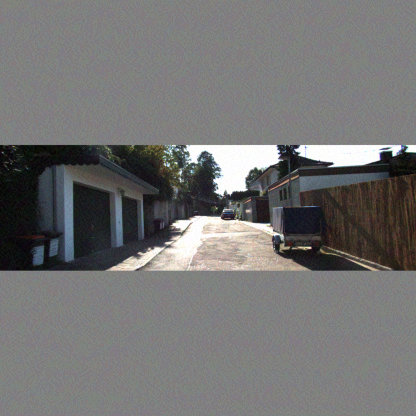
#> input picture datasets/attacked_image/2_img_att_pgd.png, 416 x 416 px
$ python save_to_denoise_image.py
#> lines starting #> are read from the running program, lines starting #| are printed output that depends on the picture
import datetime
import os.path
from functools import cmp_to_key

import cv2 as cv
import numpy


def count_extract_area(top_left_x, top_left_y, bottom_right_x, bottom_right_y, max_x, max_y):
    # max_x x坐标的最大值
    # max_y y坐标的最大值
    top_left_x, top_left_y = int(top_left_x), int(top_left_y)
    bottom_right_x, bottom_right_y = int(bottom_right_x), int(bottom_right_y)
    center_x, center_y = (top_left_x + bottom_right_x) // 2, (top_left_y + bottom_right_y) // 2
    longest_edge = max(abs(bottom_right_y - top_left_y), abs(bottom_right_x - top_left_x), 0)

    final_size = None
    if longest_edge == 0:
        raise Exception("longest_edge = 0")
    elif longest_edge <= 32:
        final_size = 32
    elif longest_edge <= 64:
        final_size = 64
    elif longest_edge <= 256:
        final_size = 256
    else:
        print(top_left_x, top_left_y, bottom_right_x, bottom_right_y)
        print("longest_edge > 256 can not be resized, it need manually adjust")
        return top_left_x, top_left_y, bottom_right_x, bottom_right_y

    final_top_left_x, final_bottom_right_x = center_x - final_size // 2, center_x + final_size // 2 - 1
    final_top_left_y, final_bottom_right_y = center_y - final_size // 2, center_y + final_size // 2 - 1
    if final_bottom_right_x > max_x:
        final_top_left_x -= (final_bottom_right_x - max_x)
        final_bottom_right_x = max_x

    if final_bottom_right_y > max_y:
        final_top_left_y -= (final_bottom_right_y - max_y)
        final_bottom_right_y = max_y

    if final_top_left_x < 0:
        final_bottom_right_x -= final_top_left_x
        final_top_left_x = 0

    if final_top_left_y < 0:
        final_bottom_right_y -= final_top_left_y
        final_top_left_y = 0

    return final_top_left_x, final_top_left_y, final_bottom_right_x, final_bottom_right_y


def merge_image_area(to_merge_area_list, max_x, max_y):
    def compare(a, b):
        if a[0] > b[0]:
            return 1
        if a[0] == b[0] and a[3] > b[3]:
            return 1
        if a[0] == b[0] and a[3] == b[3]:
            return 0
        return -1

    to_merge_area_list = sorted(to_merge_area_list, key=cmp_to_key(compare))

    next_index = 0
    while next_index < len(to_merge_area_list):
        top_left_x, top_left_y, bottom_right_x, bottom_right_y = to_merge_area_list.pop(next_index)

        i = next_index
        k = next_index - 1  # 指向比当前框要前的第一个框
        while i < len(to_merge_area_list):
            another_top_left_x, another_top_left_y, another_bottom_right_x, another_bottom_right_y = to_merge_area_list[
                i]
            if top_left_x <= another_top_left_x <= bottom_right_x:
                if (top_left_y <= another_top_left_y <= bottom_right_y) or \
                        (top_left_y <= another_bottom_right_y <= bottom_right_y) or \
                        (another_top_left_y <= top_left_y and another_bottom_right_y >= bottom_right_y) or \
                        (another_top_left_y >= top_left_y and another_bottom_right_y <= bottom_right_y):
                    # 可以进行合并
                    small_x, small_y = min(top_left_x, another_top_left_x), min(top_left_y, another_top_left_y)
                    big_x, big_y = max(bottom_right_x, another_bottom_right_x), max(bottom_right_y,
                                                                                    another_bottom_right_y)
                    to_merge_area_list.pop(i)
                    if i < next_index:
                        next_index -= 1

                    top_left_x, top_left_y, bottom_right_x, bottom_right_y = count_extract_area(small_x, small_y, big_x,
                                                                                                big_y, max_x, max_y)
                    if k < len(to_merge_area_list):
                        while k >= 0:
                            check_top_left_x, check_top_left_y, check_bottom_right_x, check_bottom_right_y = \
                                to_merge_area_list[k]
                            if (check_top_left_x < top_left_x) or (
                                    check_top_left_x == top_left_x and check_bottom_right_x <= bottom_right_x):
                                break
                            k -= 1
                    i = k + 1
                else:
                    i = i + 1
            else:
                # 后续元素不可能被合并
                break
        to_merge_area_list.insert(min(k+1, len(to_merge_area_list)), [top_left_x, top_left_y, bottom_right_x, bottom_right_y])
        next_index = next_index + 1

    print(to_merge_area_list)
    return to_merge_area_list


def extract_image_area(image, top_left_x, top_left_y, bottom_right_x, bottom_right_y):
    image_area = image[top_left_y: bottom_right_y + 1, top_left_x: bottom_right_x + 1]
    return image_area


def stamp_image_area(image_area, image, top_left_x, top_left_y, bottom_right_x, bottom_right_y):
    image[top_left_y: bottom_right_y + 1, top_left_x: bottom_right_x + 1] = image_area
    return image


def get_to_denoise_image(image, detect_results, save_path):
    if not os.path.exists(save_path):
        os.mkdir(save_path)
    # with image_area_log_file = open(save_path + 'image_area_log.txt', 'w')
    to_merge_area_list = []
    for i, (top_left_x, top_left_y, bottom_right_x, bottom_right_y, _, _, _) in enumerate(detect_results):
        final_top_left_x, final_top_left_y, final_bottom_right_x, final_bottom_right_y = \
            count_extract_area(top_left_x, top_left_y, bottom_right_x, bottom_right_y, image.shape[1], image.shape[0])
        to_merge_area_list.append([final_top_left_x, final_top_left_y, final_bottom_right_x, final_bottom_right_y])
    print('final result:')
    merged_area_list = merge_image_area(to_merge_area_list, image.shape[1], image.shape[0])
    for i, (top_left_x, top_left_y, bottom_right_x, bottom_right_y,) in enumerate(merged_area_list):
        final_top_left_x, final_top_left_y, final_bottom_right_x, final_bottom_right_y = \
            count_extract_area(top_left_x, top_left_y, bottom_right_x, bottom_right_y, image.shape[1], image.shape[0])
        print(final_top_left_x, final_top_left_y, final_bottom_right_x, final_bottom_right_y)
        image_area = extract_image_area(image, final_top_left_x, final_top_left_y, final_bottom_right_x,
                                        final_bottom_right_y)
        cv.imwrite(save_path + str(i) + ".png", image_area)


def simple_merge_by_box_center(box_list):
    origin_length = 0
    while origin_length != len(box_list):
        origin_length = len(box_list)
        center_list = []
        for top_left_x, top_left_y, bottom_right_x, bottom_right_y in box_list:
            center_list.append(((top_left_x + bottom_right_x) // 2, (top_left_y + bottom_right_y) // 2))
        distance_matrix = numpy.zeros((origin_length, origin_length))
        for i in range(origin_length):
            for j in range(origin_length):
                if i < j:
                    center_a = center_list[i]
                    center_b = center_list[j]
                    distance_matrix[i][j] = abs((center_b[0] - center_a[0])) + abs((center_b[1] - center_a[1]))
                elif i == j:
                    pass
                else:
                    distance_matrix[i][j] = distance_matrix[j][i]

        new_box_list = []
        has_been_merged_set = set()
        for i in range(origin_length):
            i_to_merge_list = []
            small_x, small_y, big_x, big_y = box_list[i]
            if i in has_been_merged_set:
                # 已经被其他中心合并
                continue
            for j in range(origin_length):
                if i < j and j not in has_been_merged_set and distance_matrix[i][j] <= 5:
                    i_to_merge_list.append(j)
                    has_been_merged_set.add(j)
            if len(i_to_merge_list) != 0:
                has_been_merged_set.add(i)
                for to_merge in i_to_merge_list:
                    top_left_x, top_left_y, bottom_right_x, bottom_right_y = box_list[to_merge]
                    if top_left_x < small_x:
                        small_x = top_left_x
                    if top_left_y < small_y:
                        small_y = top_left_y
                    if bottom_right_x > big_x:
                        big_x = bottom_right_x
                    if bottom_right_y > big_y:
                        big_y = bottom_right_y
            new_box_list.append([small_x, small_y, big_x, big_y])
        box_list = new_box_list
    return box_list


if __name__ == '__main__':
    # test case 1
    # img = cv.imread('../datasets/attacked_image/2_img_att_fgsm.png')
    # detect_results = [[110.4054, 206.4721, 128.9373, 217.0720, 1.0000, 1.0000, 0.0000],
    #                   [198.4990, 203.3287, 206.6206, 209.6069, 1.0000, 1.0000, 0.0000],
    #                   [209.0470, 199.1367, 219.6318, 209.0477, 1.0000, 1.0000, 0.0000],
    #                   [124.9781, 203.6919, 137.3534, 212.5088, 0.9999, 0.9874, 1.0000],
    #                   [208.2764, 198.7971, 219.1568, 208.8763, 1.0000, 1.0000, 2.0000],
    #                   [123.0030, 204.0153, 136.4574, 211.8949, 0.8351, 0.9999, 7.0000]]

    # test case 2
    # img = cv.imread('../datasets/attacked_image/0_img_att_fgsm.png')
    # detect_results = [[196.7677, 211.8132, 234.0015, 227.2941, 1.0000, 1.0000, 0.0000],
    #                   [59.9453, 220.8628, 106.8329, 238.5493, 1.0000, 1.0000, 0.0000],
    #                   [1.1631, 217.9459, 30.9825, 247.1632, 1.0000, 1.0000, 0.0000],
    #                   [26.8245, 219.8532, 66.2187, 242.2104, 1.0000, 0.9955, 0.0000],
    #                   [241.7142, 209.6059, 260.1054, 222.5255, 1.0000, 1.0000, 0.0000],
    #                   [58.9597, 217.8770, 105.7518, 239.7415, 1.0000, 0.9990, 6.0000]]

    # test case 3
    # img = cv.imread('../datasets/attacked_image/19_img_att_fgsm.png')
    # detect_results = [[250.7827, 206.7079, 317.8695, 250.0758, 1.0000, 1.0000, 0.0000],
    #                   [184.3919, 206.2972, 193.4888, 213.0766, 1.0000, 1.0000, 0.0000],
    #                   [1.3225, 228.1617, 131.8484, 262.4686, 0.9571, 0.9981, 0.0000],
    #                   [-4.2483, 143.8718, 147.8828, 268.7448, 1.0000, 0.9923, 1.0000],
    #                   [213.7691, 201.9505, 229.2172, 217.0006, 1.0000, 1.0000, 1.0000],
    #                   [344.0506, 207.0439, 352.7533, 224.3783, 0.9998, 0.8272, 3.0000],
    #                   [343.0685, 207.4971, 354.4904, 226.1065, 0.9996, 0.8183, 7.0000]]

    # test case 4
    # img = cv.imread('../datasets/attacked_image/26_img_att_fgsm.png')
    # detect_results = [[1.8492e+02, 2.0398e+02, 1.9364e+02, 2.0874e+02, 1.0000e+00, 1.0000e+00, 0.0000e+00],
    #                   [2.1339e+02, 1.9762e+02, 2.4047e+02, 2.1570e+02, 1.0000e+00, 6.0951e-01, 1.0000e+00],
    #                   [2.1395e+02, 1.9673e+02, 2.4036e+02, 2.1489e+02, 9.9999e-01, 9.6155e-01, 2.0000e+00],
    #                   [2.1204e+02, 1.9699e+02, 2.4058e+02, 2.1615e+02, 1.0000e+00, 3.3577e-02, 5.0000e+00]]

    # test case 5
    # img = cv.imread('../datasets/attacked_image/0_img_att_pgd.png')
    # detect_results = [[8.6343e+00, 1.4309e+02, 6.9442e+01, 1.6617e+02, 1.0000e+00, 1.0000e+00, 0.0000e+00],
    #                   [4.0893e+01, 1.4439e+02, 1.0085e+02, 1.7029e+02, 1.0000e+00, 9.9999e-01, 0.0000e+00],
    #                   [3.1260e+02, 1.4675e+02, 3.5234e+02, 1.6257e+02, 1.0000e+00, 9.9999e-01, 0.0000e+00],
    #                   [3.1056e+00, 1.4731e+02, 8.5410e+01, 2.1434e+02, 1.0000e+00, 1.0000e+00, 0.0000e+00],
    #                   [3.3912e+02, 1.4410e+02, 3.7731e+02, 1.6266e+02, 9.9999e-01, 9.9801e-01, 0.0000e+00],
    #                   [2.5671e+02, 1.4608e+02, 2.6721e+02, 1.5754e+02, 9.9997e-01, 2.0012e-01, 0.0000e+00],
    #                   [1.5443e+02, 1.4505e+02, 2.0474e+02, 1.7075e+02, 9.9900e-01, 9.9999e-01, 0.0000e+00],
    #                   [1.9962e+02, 1.4287e+02, 2.2808e+02, 1.6024e+02, 9.9814e-01, 1.0000e+00, 0.0000e+00],
    #                   [2.4459e+02, 1.9497e+02, 2.7634e+02, 2.4964e+02, 1.0000e+00, 9.9998e-01, 3.0000e+00],
    #                   [3.3708e+02, 2.2872e+02, 3.5441e+02, 2.6483e+02, 1.0000e+00, 9.9424e-01, 3.0000e+00],
    #                   [2.8903e+02, 1.5303e+02, 3.1714e+02, 1.7998e+02, 9.9968e-01, 8.8030e-03, 3.0000e+00],
    #                   [3.3666e+02, 2.2806e+02, 3.5399e+02, 2.5998e+02, 1.0000e+00, 9.9991e-01, 5.0000e+00],
    #                   [2.8214e+02, 1.4907e+02, 3.0903e+02, 1.8676e+02, 9.9999e-01, 7.6812e-01, 5.0000e+00],
    #                   [3.7638e+02, 2.2371e+02, 3.9312e+02, 2.4671e+02, 9.9956e-01, 1.0618e-01, 5.0000e+00],
    #                   [2.0322e+02, 1.4324e+02, 2.2427e+02, 1.5904e+02, 9.9999e-01, 9.9202e-01, 7.0000e+00]]

    # test case 6
    # img = cv.imread('../datasets/attacked_image/1_img_att_pgd.png')
    # detect_results = [[7.3589e+01, 2.1077e+02, 9.2442e+01, 2.2077e+02, 1.0000e+00, 1.0000e+00, 0.0000e+00],
    #                   [3.9656e+02, 1.9372e+02, 4.1678e+02, 2.2086e+02, 1.0000e+00, 9.6900e-01, 0.0000e+00],
    #                   [1.3018e+02, 2.0593e+02, 1.4262e+02, 2.1379e+02, 1.0000e+00, 9.9999e-01, 0.0000e+00],
    #                   [2.5257e+02, 2.0371e+02, 2.8793e+02, 2.1272e+02, 1.0000e+00, 1.0000e+00, 0.0000e+00],
    #                   [1.5187e+02, 1.9529e+02, 1.7491e+02, 2.1391e+02, 9.9996e-01, 8.7658e-01, 0.0000e+00],
    #                   [2.0036e+02, 1.9667e+02, 2.1091e+02, 2.0845e+02, 1.0000e+00, 9.9992e-01, 2.0000e+00],
    #                   [1.5050e+02, 1.9487e+02, 1.7718e+02, 2.1273e+02, 9.9999e-01, 9.9840e-01, 2.0000e+00],
    #                   [2.2677e+02, 2.0114e+02, 2.3112e+02, 2.1093e+02, 1.0000e+00, 1.0000e+00, 5.0000e+00],
    #                   [3.3431e+02, 2.0764e+02, 3.5335e+02, 2.3195e+02, 1.0000e+00, 5.9654e-01, 5.0000e+00],
    #                   [1.5233e+02, 1.9598e+02, 1.7543e+02, 2.1315e+02, 1.0000e+00, 1.6890e-01, 6.0000e+00]]

    # test case 7
    img = cv.imread('../datasets/attacked_image/2_img_att_pgd.png')
#> img is the input picture: shape (416, 416, 3); mean B, G, R 114.5, 114.9, 115.4
    detect_results = [[2.2081e+02, 2.0881e+02, 2.3668e+02, 2.2035e+02, 1.0000e+00, 9.9994e-01, 0.0000e+00],
                      [7.3643e+01, 1.4452e+02, 1.0455e+02, 1.6574e+02, 1.0000e+00, 9.8026e-01, 0.0000e+00],
                      [3.7673e+02, 1.4237e+02, 4.1299e+02, 1.6324e+02, 1.0000e+00, 1.0000e+00, 0.0000e+00],
                      [1.4592e+02, 2.0894e+02, 1.6965e+02, 2.3133e+02, 1.0000e+00, 9.0269e-01, 0.0000e+00],
                      [2.9115e+02, 1.4262e+02, 3.0607e+02, 1.5904e+02, 9.9992e-01, 9.7422e-01, 0.0000e+00],
                      [2.7220e+02, 1.4378e+02, 2.9028e+02, 1.5492e+02, 9.9979e-01, 9.9999e-01, 0.0000e+00],
                      [2.6883e+02, 2.0028e+02, 3.3682e+02, 2.5816e+02, 9.9963e-01, 1.2560e-02, 2.0000e+00],
                      [3.5597e+02, 2.3399e+02, 3.6614e+02, 2.5845e+02, 1.0000e+00, 9.9999e-01, 3.0000e+00],
                      [2.7406e+02, 1.4219e+02, 2.8993e+02, 1.5615e+02, 9.9998e-01, 9.4428e-01, 4.0000e+00],
                      [5.2630e+00, 2.1802e+02, 4.4847e+01, 2.6908e+02, 1.0000e+00, 3.8185e-01, 5.0000e+00],
                      [2.8805e+02, 1.4231e+02, 3.0492e+02, 1.6337e+02, 1.0000e+00, 9.9457e-01, 5.0000e+00],
                      [3.5559e+02, 2.3669e+02, 3.6516e+02, 2.5813e+02, 9.9999e-01, 9.9841e-01, 5.0000e+00],
                      [1.4278e+02, 2.1225e+02, 1.7077e+02, 2.3214e+02, 9.9959e-01, 5.1471e-01, 5.0000e+00],
                      [2.8203e+02, 2.0776e+02, 3.2770e+02, 2.5822e+02, 9.9920e-01, 1.7879e-01, 5.0000e+00],
                      [1.4426e+02, 2.1080e+02, 1.6814e+02, 2.3159e+02, 1.0000e+00, 5.8493e-01, 7.0000e+00],
                      [6.7187e+00, 2.2040e+02, 4.5788e+01, 2.6807e+02, 1.0000e+00, 4.0118e-01, 7.0000e+00],
                      [6.9754e+01, 1.4589e+02, 1.0568e+02, 1.6482e+02, 9.9652e-01, 9.9997e-01, 7.0000e+00],
                      [2.7207e+02, 2.0343e+02, 3.3214e+02, 2.5224e+02, 9.9266e-01, 9.9998e-01, 7.0000e+00]]

    box_list = []
    for top_left_x, top_left_y, bottom_right_x, bottom_right_y, _, _, _ in detect_results:
        box_list.append([int(top_left_x), int(top_left_y), int(bottom_right_x), int(bottom_right_y)])
    box_list = simple_merge_by_box_center(box_list)
    print('after simple merge by box center, box_list:', box_list)
    for box in box_list:
        box.append(0)
        box.append(0)
        box.append(0)
    get_to_denoise_image(img, box_list, "tmp/" + str(datetime.datetime.now().strftime("%Y-%m-%d-%H-%M-%S")) + "/")
#| [[0, 211, 63, 274], [55, 122, 118, 185], [140, 101, 416, 356]]
#> the loop in get_to_denoise_image, `for i, (top_left_x, top_left_y, bottom_right_x, bottom_right_y,) in en..` made 3 passes
#> pass 1, in extract_image_area, `image_area = image[top_left_y: bottom_right_y + 1, top_left_x: bottom_..`:
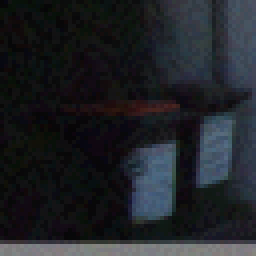
#> image_area: shape (64, 64, 3) (shown 4 times larger); mean B, G, R 38.6, 34.1, 31.5
#> pass 2, in extract_image_area (call 2), `image_area = image[top_left_y: bottom_right_y + 1, top_left_x: bottom_..`:
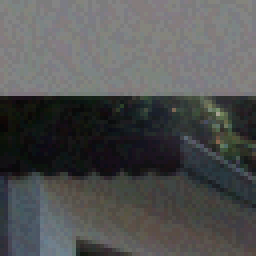
#> image_area: shape (64, 64, 3) (shown 4 times larger); mean B, G, R 82.2, 82.5, 81.5
#> pass 3, in extract_image_area (call 3), `image_area = image[top_left_y: bottom_right_y + 1, top_left_x: bottom_..`:
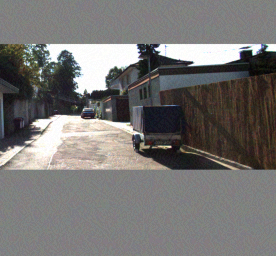
#> image_area: shape (256, 276, 3); mean B, G, R 114.8, 116.4, 118.4

    # [15 lines of commented-out code are left out]

$ run again, with datasets/attacked_image/2_img_att_fgsm.png copied over datasets/attacked_image/2_img_att_pgd.png
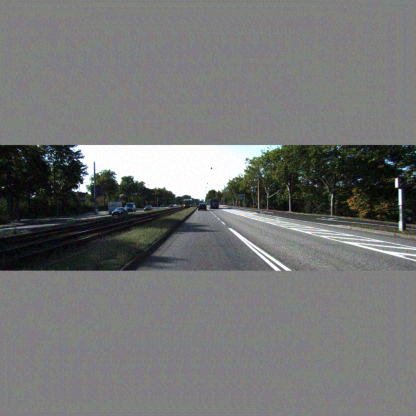
#> input picture datasets/attacked_image/2_img_att_fgsm.png, 416 x 416 px
#> img is the input picture: shape (416, 416, 3); mean B, G, R 116.1, 116.9, 115.8
#| [[0, 211, 63, 274], [55, 122, 118, 185], [140, 101, 416, 356]]
#> the loop in get_to_denoise_image, `for i, (top_left_x, top_left_y, bottom_right_x, bottom_right_y,) in en..` made 3 passes
#> pass 1, in extract_image_area, `image_area = image[top_left_y: bottom_right_y + 1, top_left_x: bottom_..`:
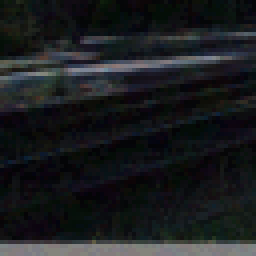
#> image_area: shape (64, 64, 3) (shown 4 times larger); mean B, G, R 30.8, 28.7, 26.5
#> pass 3, in extract_image_area (call 3), `image_area = image[top_left_y: bottom_right_y + 1, top_left_x: bottom_..`:
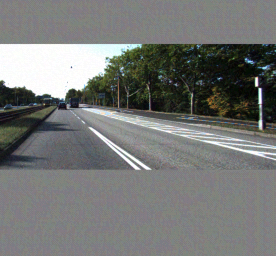
#> image_area: shape (256, 276, 3); mean B, G, R 116.7, 118.7, 117

$ run again, with datasets/attacked_image/19_img_att_fgsm.png copied over datasets/attacked_image/2_img_att_pgd.png
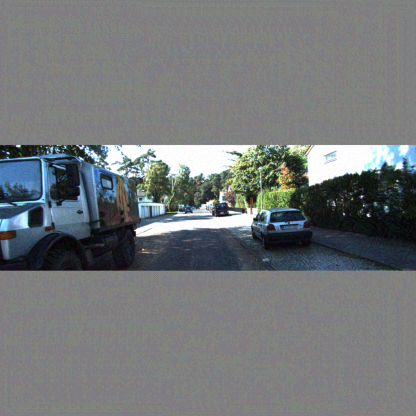
#> input picture datasets/attacked_image/19_img_att_fgsm.png, 416 x 416 px
#> img is the input picture: shape (416, 416, 3); mean B, G, R 120.4, 118.7, 115.1
#| [[0, 211, 63, 274], [55, 122, 118, 185], [140, 101, 416, 356]]
#> the loop in get_to_denoise_image, `for i, (top_left_x, top_left_y, bottom_right_x, bottom_right_y,) in en..` made 3 passes
#> pass 1, in extract_image_area, `image_area = image[top_left_y: bottom_right_y + 1, top_left_x: bottom_..`:
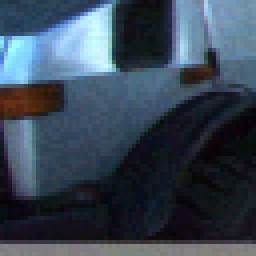
#> image_area: shape (64, 64, 3) (shown 4 times larger); mean B, G, R 85.4, 70.5, 57.1
#> pass 3, in extract_image_area (call 3), `image_area = image[top_left_y: bottom_right_y + 1, top_left_x: bottom_..`:
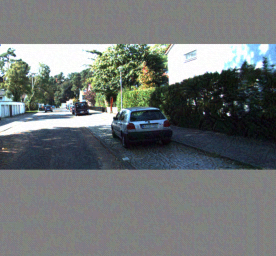
#> image_area: shape (256, 276, 3); mean B, G, R 117.2, 117.4, 112.3
